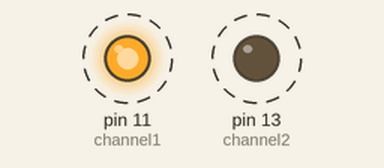
Recording of a program running on a simulated Raspberry Pi (header pin numbers). On the bench: output pins drawn as LEDs (lit = HIGH). Dashed ring = blinking. At 4.0 s the program stops and its outputs stay as they are.

Above: at 0.1 s.
Timing chart, 0 to 3.0 s (numbered marks = the images above):
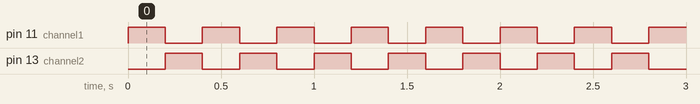

Measured:
- by itself, pin 11 (channel1), pin 13 (channel2): alternates HIGH for 0.20 s and LOW for 0.20 s, 20 changes in all, then stays LOW

The program:

led2.py
```python
#!/usr/bin/env python
# encoding: utf-8

import RPi.GPIO as GPIO
import time

GPIO.setmode(GPIO.BOARD)

channel1 = 11
channel2 = 13
i = 10

GPIO.setup(channel1, GPIO.OUT)
GPIO.setup(channel2, GPIO.OUT)
while i:
    GPIO.output(channel1, 1)
    GPIO.output(channel2, 0)
    time.sleep(0.2)
    GPIO.output(channel1, 0)
    GPIO.output(channel2, 1)
    time.sleep(0.2)
    i -= 1

GPIO.output(channel1, 0)
GPIO.output(channel2, 0)
GPIO.cleanup()
```
